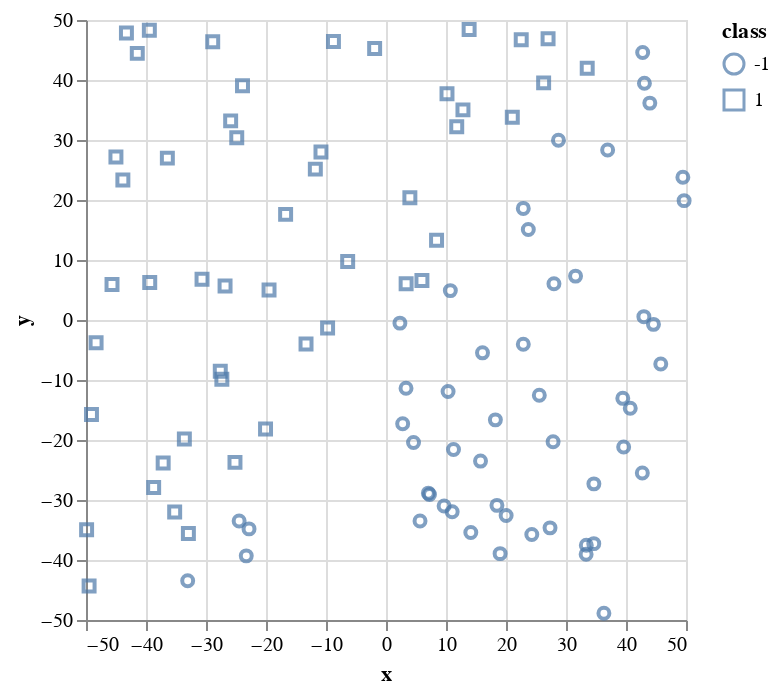

The cell this chart's notebook holds for it:
### Code cell
alt.Chart(training_df).mark_point().encode(
    x='x',
    y='y',
    shape="class"
)

### Figure 1 — Vega-Lite specification as saved in the notebook (floating-point values rounded to 4 significant figures)
{"$schema": "https://vega.github.io/schema/vega-lite/v1.2.1.json", "data": {"values": [{"class": -1, "x": 42.98, "y": 0.5577}, {"class": 1, "x": -25.89, "y": 33.19}, {"class": 1, "x": -37.14, "y": -23.85}, {"class": 1, "x": 33.54, "y": 41.97}, {"class": -1, "x": 9.685, "y": -30.99}, {"class": 1, "x": -1.893, "y": 45.24}, {"class": 1, "x": -27.36, "y": -9.87}, {"class": 1, "x": -27.62, "y": -8.536}, {"class": 1, "x": 10.17, "y": 37.71}, {"class": -1, "x": 22.88, "y": 18.6}, {"class": -1, "x": -22.83, "y": -34.81}, {"class": -1, "x": 27.85, "y": -20.29}, {"class": 1, "x": 3.979, "y": 20.37}, {"class": 1, "x": -43.85, "y": 23.34}, {"class": -1, "x": 42.78, "y": 44.57}, {"class": -1, "x": 7.246, "y": -29.08}, {"class": -1, "x": 20.02, "y": -32.59}, {"class": 1, "x": -9.734, "y": -1.329}, {"class": 1, "x": -43.26, "y": 47.82}, {"class": 1, "x": -41.45, "y": 44.44}, {"class": -1, "x": 18.23, "y": -16.65}, {"class": 1, "x": 13.85, "y": 48.43}, {"class": 1, "x": -25.17, "y": -23.73}, {"class": -1, "x": -23.29, "y": -39.31}, {"class": 1, "x": -26.82, "y": 5.659}, {"class": -1, "x": 18.49, "y": -30.9}, {"class": -1, "x": 43.97, "y": 36.15}, {"class": -1, "x": 34.65, "y": -27.31}, {"class": 1, "x": -45.01, "y": 27.16}, {"class": 1, "x": 8.426, "y": 13.3}, {"class": -1, "x": 10.72, "y": 4.898}, {"class": -1, "x": 15.75, "y": -23.52}, {"class": -1, "x": 2.778, "y": -17.31}, {"class": 1, "x": 22.54, "y": 46.71}, {"class": -1, "x": 45.79, "y": -7.338}, {"class": 1, "x": 12.83, "y": 35.02}, {"class": -1, "x": 11.25, "y": -21.58}, {"class": 1, "x": -32.93, "y": -35.6}, {"class": 1, "x": -39.44, "y": 48.3}, {"class": -1, "x": 23.72, "y": 15.09}, {"class": 1, "x": -16.73, "y": 17.61}, {"class": -1, "x": 7.061, "y": -28.86}, {"class": -1, "x": 49.48, "y": 23.79}, {"class": 1, "x": -49.9, "y": -34.96}, {"class": -1, "x": 28.74, "y": 29.96}, {"class": -1, "x": 39.47, "y": -13.06}, {"class": -1, "x": -33.05, "y": -43.47}, {"class": 1, "x": -38.73, "y": -27.92}, {"class": -1, "x": 49.69, "y": 19.89}, {"class": 1, "x": -30.66, "y": 6.807}, {"class": -1, "x": 33.35, "y": -39.03}, {"class": 1, "x": -19.49, "y": 4.988}, {"class": 1, "x": 11.79, "y": 32.2}, {"class": 1, "x": -28.88, "y": 46.38}, {"class": -1, "x": 16.08, "y": -5.474}, {"class": 1, "x": -6.388, "y": 9.749}, {"class": -1, "x": 27.34, "y": -34.64}, {"class": 1, "x": -13.33, "y": -3.983}, {"class": 1, "x": -35.22, "y": -31.99}, {"class": 1, "x": -48.32, "y": -3.796}, {"class": 1, "x": -20.08, "y": -18.17}, {"class": -1, "x": 3.338, "y": -11.37}, {"class": -1, "x": 34.63, "y": -37.27}, {"class": -1, "x": 40.71, "y": -14.72}, {"class": -1, "x": 39.61, "y": -21.16}, {"class": -1, "x": 11.03, "y": -31.95}, {"class": -1, "x": 36.32, "y": -48.88}, {"class": -1, "x": 22.88, "y": -4.035}, {"class": -1, "x": 24.3, "y": -35.76}, {"class": -1, "x": 25.55, "y": -12.54}, {"class": 1, "x": -45.66, "y": 5.909}, {"class": 1, "x": 26.27, "y": 39.52}, {"class": 1, "x": -24.87, "y": 30.38}, {"class": -1, "x": 10.35, "y": -11.93}, {"class": -1, "x": 27.99, "y": 6.052}, {"class": 1, "x": -11.78, "y": 25.15}, {"class": -1, "x": 36.94, "y": 28.33}, {"class": 1, "x": -10.84, "y": 28.0}, {"class": 1, "x": 21.05, "y": 33.8}, {"class": 1, "x": -49.48, "y": -44.34}, {"class": 1, "x": -36.44, "y": 26.98}, {"class": 1, "x": -39.38, "y": 6.263}, {"class": 1, "x": -23.92, "y": 39.04}, {"class": -1, "x": -24.48, "y": -33.51}, {"class": -1, "x": 42.72, "y": -25.51}, {"class": -1, "x": 14.13, "y": -35.41}, {"class": -1, "x": 31.59, "y": 7.315}, {"class": -1, "x": 4.588, "y": -20.4}, {"class": 1, "x": -49.09, "y": -15.74}, {"class": 1, "x": 3.354, "y": 6.042}, {"class": -1, "x": 44.58, "y": -0.7267}, {"class": -1, "x": 43.07, "y": 39.45}, {"class": -1, "x": 2.32, "y": -0.5193}, {"class": -1, "x": 19.02, "y": -38.94}, {"class": -1, "x": 33.38, "y": -37.55}, {"class": 1, "x": 27.01, "y": 46.87}, {"class": 1, "x": 5.988, "y": 6.588}, {"class": 1, "x": -8.76, "y": 46.43}, {"class": -1, "x": 5.67, "y": -33.49}, {"class": 1, "x": -33.61, "y": -19.85}]}, "encoding": {"shape": {"field": "class", "type": "quantitative"}, "x": {"field": "x", "type": "quantitative"}, "y": {"field": "y", "type": "quantitative"}}, "mark": "point"}
